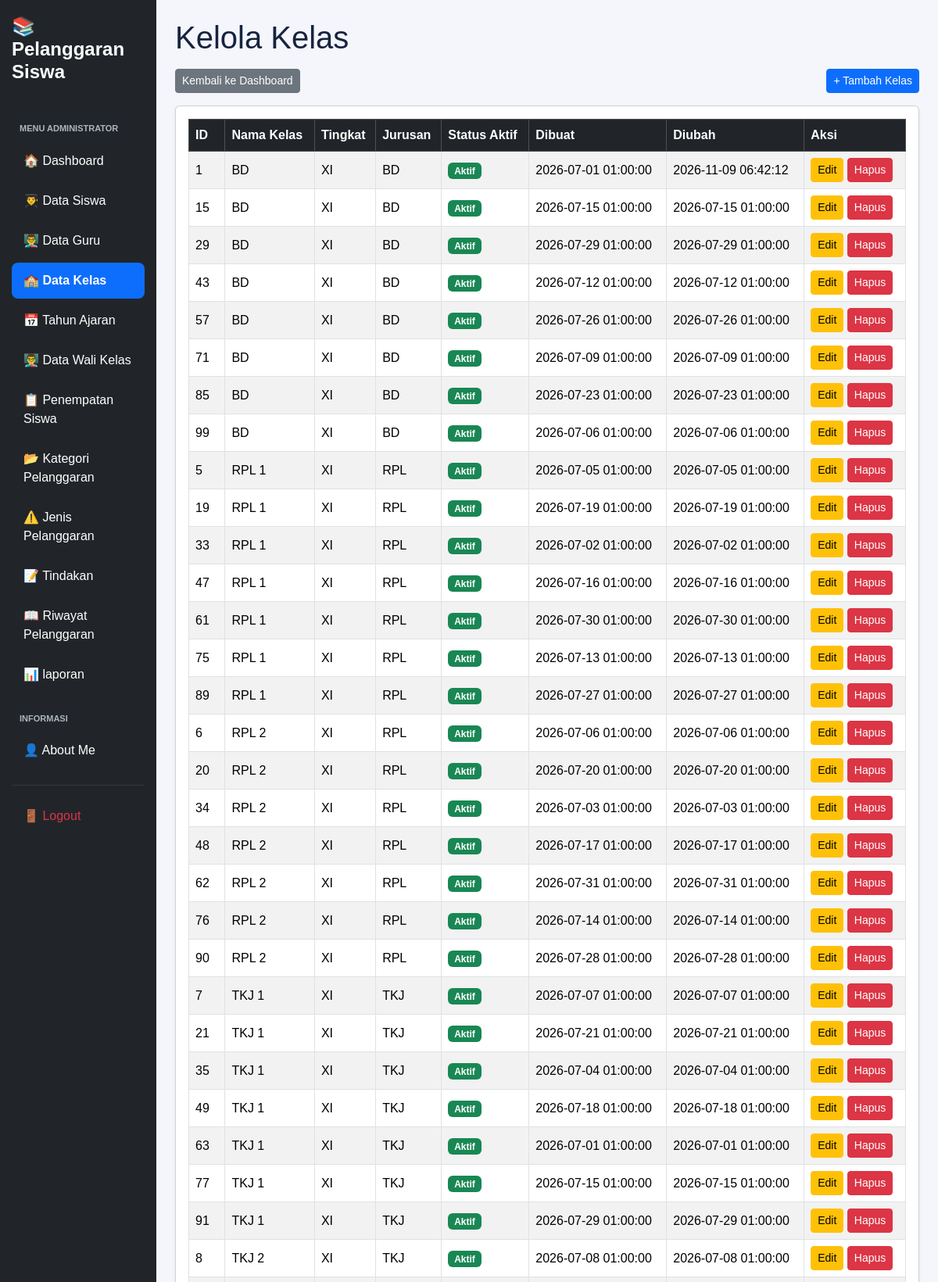
The page /kelola_kelas.php (signed in, upper part) on the database its author committed.
### tables this page shows
CREATE TABLE `t_kelas` (
  `id` int(11) NOT NULL,
  `nama` varchar(100) DEFAULT NULL,
  `tingkat` varchar(20) NOT NULL,
  `jurusan` varchar(100) NOT NULL,
  `status_aktif` tinyint(1) NOT NULL,
  `created_at` timestamp NOT NULL DEFAULT current_timestamp(),
  `updated_at` timestamp NOT NULL DEFAULT current_timestamp()
);

### kelola_kelas.php (the view, shortened to what this page needs)
<?php
include 'config/koneksi.php';
$sql = "SELECT * FROM t_kelas ORDER BY nama ASC";
$hasil = mysqli_query($koneksi, $sql);
?>
<!DOCTYPE html>
<html lang="id">
<head>
    <link href="https://cdn.jsdelivr.net/npm/bootstrap@5.3.8/dist/css/bootstrap.min.css"
          rel="stylesheet">
    <link href="https://cdn.datatables.net/2.3.4/css/dataTables.bootstrap5.min.css"
          rel="stylesheet">
    <link rel="stylesheet" href="layout/style.css">
</head>
<body>
<div class="container-fluid">
    <div class="row">
        <?php include 'layout/sidebar.php'; ?>
        <main class="col-md-9 col-lg-10 p-4">
            <h1 class="mb-3">Kelola Kelas</h1>
            <div class="d-flex justify-content-between align-items-center mb-3">
                <a href="dashboard.php" class="btn btn-secondary btn-sm">
                    Kembali ke Dashboard
                </a>
                <a href="tambah_kelas.php" class="btn btn-primary btn-sm">
                    + Tambah Kelas
                </a>
            </div>
            <div class="card shadow-sm">
                <div class="card-body">
                    <div class="table-responsive">
                        <table id="tabelKelas"
                               class="table table-bordered table-striped table-hover align-middle w-100">
                            <thead class="table-dark">
                                <tr>
                                    <th>ID</th>
                                    <th>Nama Kelas</th>
                                    <th>Tingkat</th>
                                    <th>Jurusan</th>
                                    <th>Status Aktif</th>
                                    <th>Dibuat</th>
                                    <th>Diubah</th>
                                    <th>Aksi</th>
                                </tr>
                            </thead>
                            <tbody>
                            <?php while ($row = mysqli_fetch_assoc($hasil)) { ?>
                                <tr>
                                    <td>
                                        <?= htmlspecialchars((string)$row['id']) ?>
                                    </td>
                                    <td>
                                        <?= htmlspecialchars((string)$row['nama']) ?>
                                    </td>
                                    <td>
                                        <?= htmlspecialchars((string)$row['tingkat']) ?>
                                    </td>
                                    <td>
                                        <?= htmlspecialchars((string)$row['jurusan']) ?>
                                    </td>
                                    <td>
                                        <?php if ($row['status_aktif'] == 1) { ?>
                                            <span class="badge bg-success">Aktif</span>
                                        <?php } else { ?>
                                            <span class="badge bg-secondary">Tidak Aktif</span>
                                        <?php } ?>
                                    </td>
                                    <td>
                                        <?= htmlspecialchars((string)$row['created_at']) ?>
                                    </td>
                                    <td>
                                        <?= htmlspecialchars((string)$row['updated_at']) ?>
                                    </td>
                                    <td class="text-nowrap">
                                        <a href="edit_kelas.php?id=<?= urlencode((string)$row['id']) ?>"
                                           class="btn btn-warning btn-sm">
                                            Edit
                                        </a>
                                        <a href="hapus_kelas.php?id=<?= urlencode((string)$row['id']) ?>"
                                           class="btn btn-danger btn-sm"
                                           onclick="return confirm('Yakin ingin menghapus data kelas ini?')">
                                            Hapus
                                        </a>
                                    </td>
                                </tr>
                            <?php } ?>
                            </tbody>
                        </table>
                    </div>
                </div>
            </div>
        </main>
    </div>
</div>
</body>
</html>

### layout/style.css (style rules this page uses)
:root { --primary: #3659d9; --navy: #17233f; --background: #f4f6fb; --text-muted: #778198; --border: #e8ecf4; }
* { box-sizing: border-box; }
body { margin: 0; font-family: 'Poppins', sans-serif; background: var(--background); color: var(--navy); }

### rows shown on the page
t_kelas: id "1", nama "BD", tingkat "XI", jurusan "BD", status_aktif "Aktif", created_at "2026-07-01 01:00:00", updated_at "2026-11-09 06:42:12"
t_kelas: id "15", nama "BD", tingkat "XI", jurusan "BD", status_aktif "Aktif", created_at "2026-07-15 01:00:00", updated_at "2026-07-15 01:00:00"
t_kelas: id "29", nama "BD", tingkat "XI", jurusan "BD", status_aktif "Aktif", created_at "2026-07-29 01:00:00", updated_at "2026-07-29 01:00:00"
t_kelas: id "43", nama "BD", tingkat "XI", jurusan "BD", status_aktif "Aktif", created_at "2026-07-12 01:00:00", updated_at "2026-07-12 01:00:00"
t_kelas: id "57", nama "BD", tingkat "XI", jurusan "BD", status_aktif "Aktif", created_at "2026-07-26 01:00:00", updated_at "2026-07-26 01:00:00"
t_kelas: id "71", nama "BD", tingkat "XI", jurusan "BD", status_aktif "Aktif", created_at "2026-07-09 01:00:00", updated_at "2026-07-09 01:00:00"
t_kelas: id "85", nama "BD", tingkat "XI", jurusan "BD", status_aktif "Aktif", created_at "2026-07-23 01:00:00", updated_at "2026-07-23 01:00:00"
t_kelas: id "99", nama "BD", tingkat "XI", jurusan "BD", status_aktif "Aktif", created_at "2026-07-06 01:00:00", updated_at "2026-07-06 01:00:00"
t_kelas: id "5", nama "RPL 1", tingkat "XI", jurusan "RPL", status_aktif "Aktif", created_at "2026-07-05 01:00:00", updated_at "2026-07-05 01:00:00"
t_kelas: id "19", nama "RPL 1", tingkat "XI", jurusan "RPL", status_aktif "Aktif", created_at "2026-07-19 01:00:00", updated_at "2026-07-19 01:00:00"
t_kelas: id "33", nama "RPL 1", tingkat "XI", jurusan "RPL", status_aktif "Aktif", created_at "2026-07-02 01:00:00", updated_at "2026-07-02 01:00:00"
t_kelas: id "47", nama "RPL 1", tingkat "XI", jurusan "RPL", status_aktif "Aktif", created_at "2026-07-16 01:00:00", updated_at "2026-07-16 01:00:00"
t_kelas: id "61", nama "RPL 1", tingkat "XI", jurusan "RPL", status_aktif "Aktif", created_at "2026-07-30 01:00:00", updated_at "2026-07-30 01:00:00"
t_kelas: id "75", nama "RPL 1", tingkat "XI", jurusan "RPL", status_aktif "Aktif", created_at "2026-07-13 01:00:00", updated_at "2026-07-13 01:00:00"
t_kelas: id "89", nama "RPL 1", tingkat "XI", jurusan "RPL", status_aktif "Aktif", created_at "2026-07-27 01:00:00", updated_at "2026-07-27 01:00:00"
t_kelas: id "6", nama "RPL 2", tingkat "XI", jurusan "RPL", status_aktif "Aktif", created_at "2026-07-06 01:00:00", updated_at "2026-07-06 01:00:00"
t_kelas: id "20", nama "RPL 2", tingkat "XI", jurusan "RPL", status_aktif "Aktif", created_at "2026-07-20 01:00:00", updated_at "2026-07-20 01:00:00"
t_kelas: id "34", nama "RPL 2", tingkat "XI", jurusan "RPL", status_aktif "Aktif", created_at "2026-07-03 01:00:00", updated_at "2026-07-03 01:00:00"
t_kelas: id "48", nama "RPL 2", tingkat "XI", jurusan "RPL", status_aktif "Aktif", created_at "2026-07-17 01:00:00", updated_at "2026-07-17 01:00:00"
t_kelas: id "62", nama "RPL 2", tingkat "XI", jurusan "RPL", status_aktif "Aktif", created_at "2026-07-31 01:00:00", updated_at "2026-07-31 01:00:00"
t_kelas: id "76", nama "RPL 2", tingkat "XI", jurusan "RPL", status_aktif "Aktif", created_at "2026-07-14 01:00:00", updated_at "2026-07-14 01:00:00"
t_kelas: id "90", nama "RPL 2", tingkat "XI", jurusan "RPL", status_aktif "Aktif", created_at "2026-07-28 01:00:00", updated_at "2026-07-28 01:00:00"
t_kelas: id "7", nama "TKJ 1", tingkat "XI", jurusan "TKJ", status_aktif "Aktif", created_at "2026-07-07 01:00:00", updated_at "2026-07-07 01:00:00"
t_kelas: id "21", nama "TKJ 1", tingkat "XI", jurusan "TKJ", status_aktif "Aktif", created_at "2026-07-21 01:00:00", updated_at "2026-07-21 01:00:00"
t_kelas: id "35", nama "TKJ 1", tingkat "XI", jurusan "TKJ", status_aktif "Aktif", created_at "2026-07-04 01:00:00", updated_at "2026-07-04 01:00:00"
t_kelas: id "49", nama "TKJ 1", tingkat "XI", jurusan "TKJ", status_aktif "Aktif", created_at "2026-07-18 01:00:00", updated_at "2026-07-18 01:00:00"
t_kelas: id "63", nama "TKJ 1", tingkat "XI", jurusan "TKJ", status_aktif "Aktif", created_at "2026-07-01 01:00:00", updated_at "2026-07-01 01:00:00"
t_kelas: id "77", nama "TKJ 1", tingkat "XI", jurusan "TKJ", status_aktif "Aktif", created_at "2026-07-15 01:00:00", updated_at "2026-07-15 01:00:00"
t_kelas: id "91", nama "TKJ 1", tingkat "XI", jurusan "TKJ", status_aktif "Aktif", created_at "2026-07-29 01:00:00", updated_at "2026-07-29 01:00:00"
t_kelas: id "8", nama "TKJ 2", tingkat "XI", jurusan "TKJ", status_aktif "Aktif", created_at "2026-07-08 01:00:00", updated_at "2026-07-08 01:00:00"
